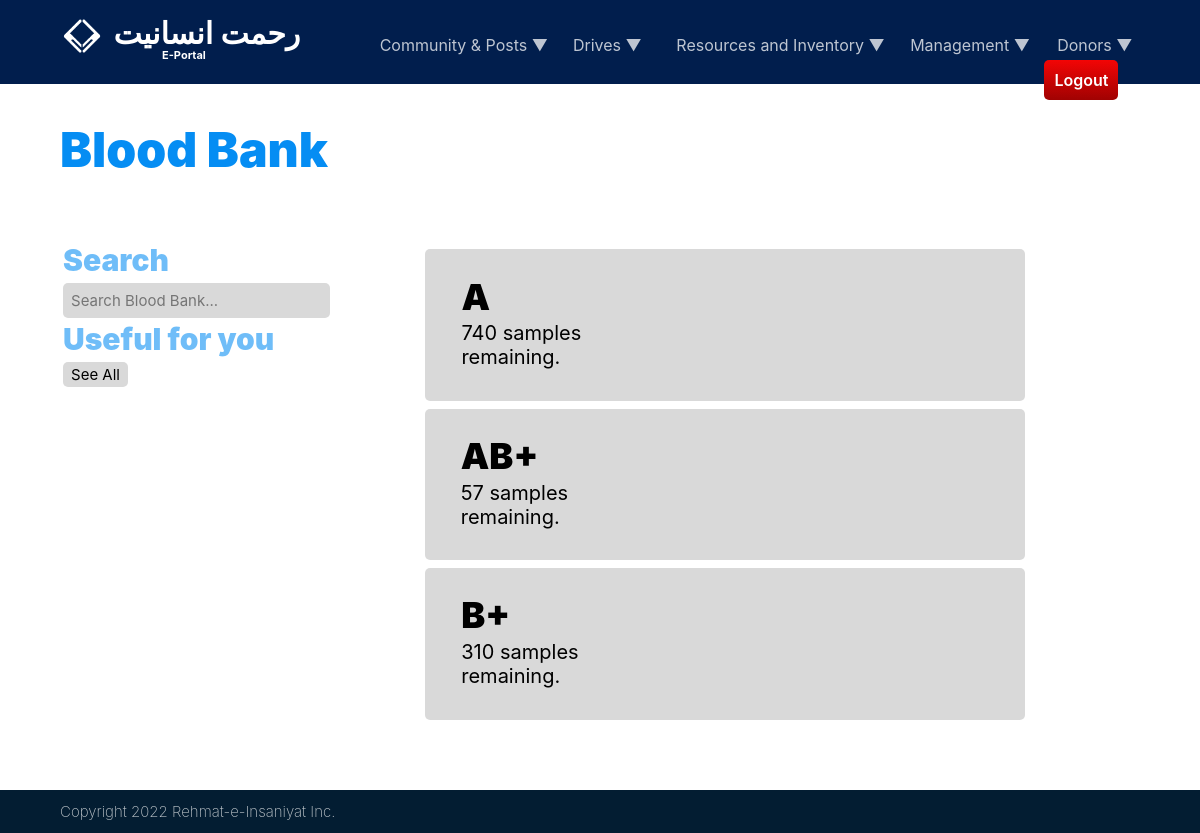
The page /employees/blood-bank/ (signed in) on the database its author committed.
### employees/models.py (models this page shows, shortened)
class BloodBank(models.Model):
    bloodType = models.CharField(max_length=10, unique=True)
    count = models.IntegerField()
    class Meta:
        ordering = ["-id"]

### employees/views.py (the view)
# urls.py: path('blood-bank/', views.blood_bank, name='blood-bank'),
@login_required(login_url='login')
def blood_bank(request):
    msg = 'None'
    if request.GET.get('q') != None:
        q = request.GET.get('q')
    else:
        q = ''
    items = BloodBank.objects.filter(
        Q(bloodType__icontains=q)
        )
    context = {
        'items': items,
        'msg':msg,
    }
    return render(request, 'employees/blood_bank.html', context)

### employees/templates/employees/blood_bank.html (shortened to what this page needs)
{% extends 'main.html' %}
{% block content %}
<div class="pg_head_container">
    <element class="pg_head">Blood Bank</element>
</div>
<table id="pg_divider" style="margin: 5%; width:90%">
    <tr>
        <td width=30% style="vertical-align: top; padding-right: 5%;">
            <element class="subhead">Search</element>
            <form method="GET" action="{% url 'blood-bank' %}">
                <input class="usr_rect" type="search" name="q" placeholder="Search Blood Bank...">
            </form>
            <element class="subhead">Useful for you</element>
            <a href="{% url 'blood-bank' %}"><button class="pst_filter">See All</button></a>
        </td>
        <td width="70%">
            {% for item in items %}
            <table class="pst_container" style="width: 80%; margin-left: 5%;">
                <tr width=100%>
                    <td width=85%>
                        <div class="pst_title">{{ item.bloodType }}</div>
                        <div class="pst_txt">{{ item.count }} samples remaining.</div>
                    </td>
                    <td>
                    </td>
                </tr>
            </table>
            {% endfor %}
        </td>
    </tr>
</table>
{% endblock content %}

### static/css/page_header.css (style rules this page uses)
.pg_head_container { width: 30%; margin-left: 5%; font-size: 20px; position: relative; vertical-align: middle; }
.pg_head { margin-top: 10%; display: block; color: #058DF3; font-family: 'Inter Black'; font-size: 48px; }

### static/css/extra_txtfx.css (style rules this page uses)
.subhead { position: relative; color: #058cf393; top: 0%; padding-bottom: 1%; font-family: "Inter Black"; display: block; opacity: 100%; font-weight: bolder; font-size: 30px; }

### static/css/post.css (style rules this page uses)
.pst_container { padding: 3%; margin-top: 1%; width: 100%; display: block; background-color: rgb(180, 180, 180, 0.5); border-radius: 5px; margin-bottom: 1%; }
.pst_title { padding-left: 5%; position: relative; display: block; font-family: 'Inter Black'; font-size: 36px; width: 70%; }
.pst_txt { width: 90%; padding-left: 5%; padding-bottom: 3%; margin-top: 1%; position: relative; display: block; font-family: 'Inter'; font-size: 20px; }
.pst_filter { font-size: 15px; font-family: 'Inter'; padding: 1%; padding-left: 3%; padding-right: 3%; margin-top: 1%; margin-bottom: 1%; border: 0px; border-radius: 5px; background-color: #D9D9D9; display: inline-block; color: rgba(0, 0, 0, 1); width: fit-content; }

### static/css/user_fields.css (style rules this page uses)
.usr_rect { width: 100%; font-size: 15px; font-family: 'Inter'; padding: 3%; margin-top: 1%; margin-bottom: 1%; border: 0px; border-radius: 5px; background-color: #D9D9D9; color: rgba(0, 0, 0, 0.50); height: fit-content; }

### rows shown on the page
BloodBank: bloodType "A", count "740"
BloodBank: bloodType "AB+", count "57"
BloodBank: bloodType "B+", count "310"
